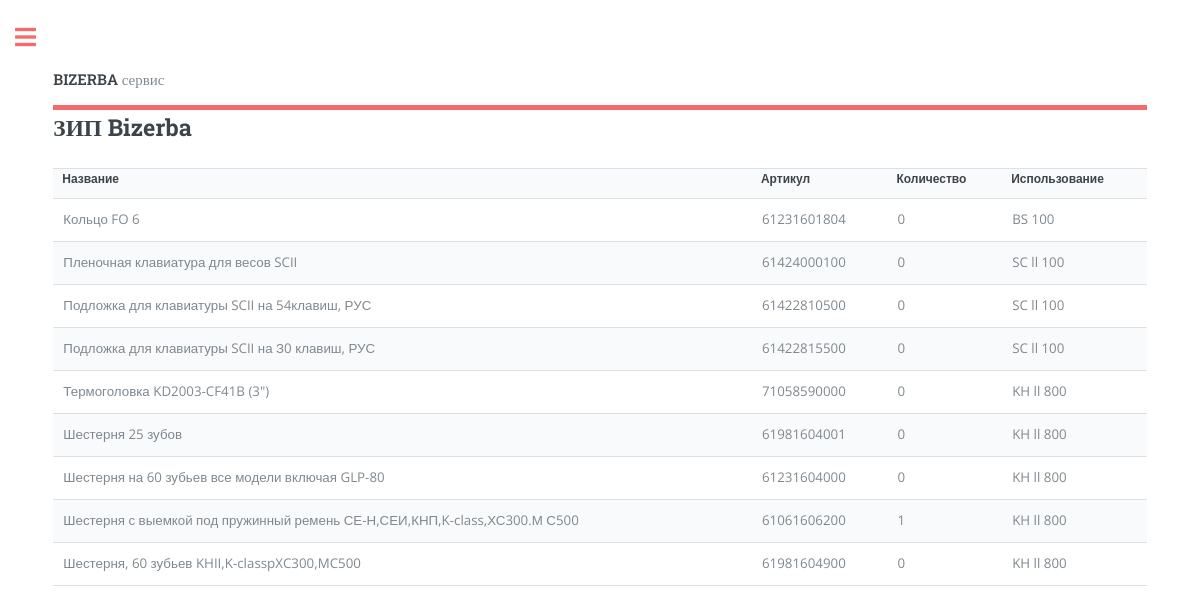
The page /spare/ on the database its author committed.
### mainapp/models.py (models this page shows, shortened)
class SparePart(models.Model):  # таблица перечень запчастей с артикулами
    title = models.CharField(max_length=128, verbose_name='запчасть')
    vendor_code = models.CharField(max_length=16, verbose_name='артикул')
    quantity = models.IntegerField(default=0, verbose_name='остаток')
    description = models.CharField(max_length=255, blank=True, verbose_name='описание')
    scale_id = models.ForeignKey('ScaleModel', on_delete=models.PROTECT, null=True, verbose_name='Модель весов')
    class Meta:
        verbose_name = 'ЗИП'
        verbose_name_plural = 'ЗИП'
        ordering = ['title', 'scale_id']

class ScaleModel(models.Model):  # таблица моделей весов
    title = models.CharField(max_length=32, null=True, verbose_name='модель весов')
    brand = models.CharField(max_length=32, default='Bizerba', null=True)
    class Meta:
        verbose_name = 'Модель весов'
        verbose_name_plural = 'Модели весов'
        ordering = ['title']
    def __str__(self):
        return self.title

### mainapp/views.py (the view)
# urls.py: path('spare/', SparePart.as_view(), name='spare'),  # ЗИП
class SparePart(ListView, DataMixin):
    model = Scale
    template_name = 'mainapp/sparepart.html'  # указываем путь к шаблону
    context_object_name = 'scale'  # переменная контекста
    def get_context_data(self, *, object_list=None, **kwargs):
        context = super().get_context_data(**kwargs)
        c_def = self.get_user_context(title=context['scale'])
        return dict(list(context.items()) + list(c_def.items()))  # объединение словарей для передачи контекста
    def get_queryset(self, *, object_list=None, **kwargs):
        return Scale.objects.all()

### mainapp/templates/mainapp/sparepart.html
{% extends 'mainapp/base.html' %}
{% load static %}
{% block content %}
    <h2>ЗИП Bizerba</h2>
    <table>
        <tr>
            <th>Название</th>
            <th>Артикул</th>
            <th>Количество</th>
            <th>Использование</th>
        </tr>
        {% for c in sparepart %}
        <tr>
            <td>{{c.title}}</td>
            <td>{{c.vendor_code}}</td>
            <td>{{c.quantity}}</td>
            <td>{{c.scale_id}}</td>
        </tr>
        {% endfor %}
    </table>
{% endblock content %}

### mainapp/static/mainapp/css/main.css (style rules this page uses)
html, body, div, span, applet, object, iframe, h1, h2, h3, h4, h5, h6, p, blockquote, pre, a, abbr, acronym, address, big, cite, code, del, dfn, em, img, ins, kbd, q, s, samp, small, strike, strong, sub, sup, tt, var, b, u, i, center, dl, dt, dd, ol, ul, li, fieldset, form, label, legend, table, caption, tbody, tfoot, thead, tr, th, td, article, aside, canvas, details, embed, figure, figcaption, footer, header, hgroup, menu, nav, output, ruby, section, summary, time, mark, audio, video { margin: 0; padding: 0; border: 0; font-size: 100%; font: inherit; vertical-align: baseline; }
body { line-height: 1; }
table { border-collapse: collapse; border-spacing: 0; }
body { -webkit-text-size-adjust: none; }
body { -ms-overflow-style: scrollbar; }
html { box-sizing: border-box; }
*, *:before, *:after { box-sizing: inherit; }
body { background: #ffffff; }
body, input, select, textarea { color: #7f888f; font-family: "Open Sans", sans-serif; font-size: 13pt; font-weight: 400; line-height: 1.65; }
@media screen and (max-width: 1680px) { body, input, select, textarea { font-size: 11pt; } }
@media screen and (max-width: 1280px) { body, input, select, textarea { font-size: 10pt; } }
h1, h2, h3, h4, h5, h6 { color: #3d4449; font-family: "Roboto Slab", serif; font-weight: 700; line-height: 1.5; margin: 0 0 1em 0; }
h2 { font-size: 1.75em; }
table { margin: 0 0 2em 0; width: 100%; }
table tbody tr { border: solid 1px rgba(210, 215, 217, 0.75); border-left: 0; border-right: 0; }
table tbody tr:nth-child(2n + 1) { background-color: rgba(230, 235, 237, 0.25); }
table td { padding: 0.75em 0.75em; }
table th { color: #3d4449; font-size: 0.9em; font-weight: 600; padding: 0 0.75em 0.75em 0.75em; text-align: left; }

### rows shown on the page
SparePart: title "Кольцо FO 6", vendor_code "61231601804", quantity "0", scale_id "BS 100"
SparePart: title "Пленочная клавиатура для весов SCII", vendor_code "61424000100", quantity "0", scale_id "SC ll 100"
SparePart: title "Подложка для клавиатуры SCII на 54клавиш, РУС", vendor_code "61422810500", quantity "0", scale_id "SC ll 100"
SparePart: title "Подложка для клавиатуры SCII на З0 клавиш, РУС", vendor_code "61422815500", quantity "0", scale_id "SC ll 100"
SparePart: title "Термоголовка KD2003-CF41B (3\")", vendor_code "71058590000", quantity "0", scale_id "KH ll 800"
SparePart: title "Шестерня 25 зубов", vendor_code "61981604001", quantity "0", scale_id "KH ll 800"
SparePart: title "Шестерня на 60 зубьев все модели включая GLP-80", vendor_code "61231604000", quantity "0", scale_id "KH ll 800"
SparePart: title "Шестерня с выемкой под пружинный ремень СЕ-Н,СЕИ,КНП,K-class,ХС300.М С500", vendor_code "61061606200", quantity "1", scale_id "KH ll 800"
SparePart: title "Шестерня, 60 зубьев KHII,K-classpXC300,MC500", vendor_code "61981604900", quantity "0", scale_id "KH ll 800"
